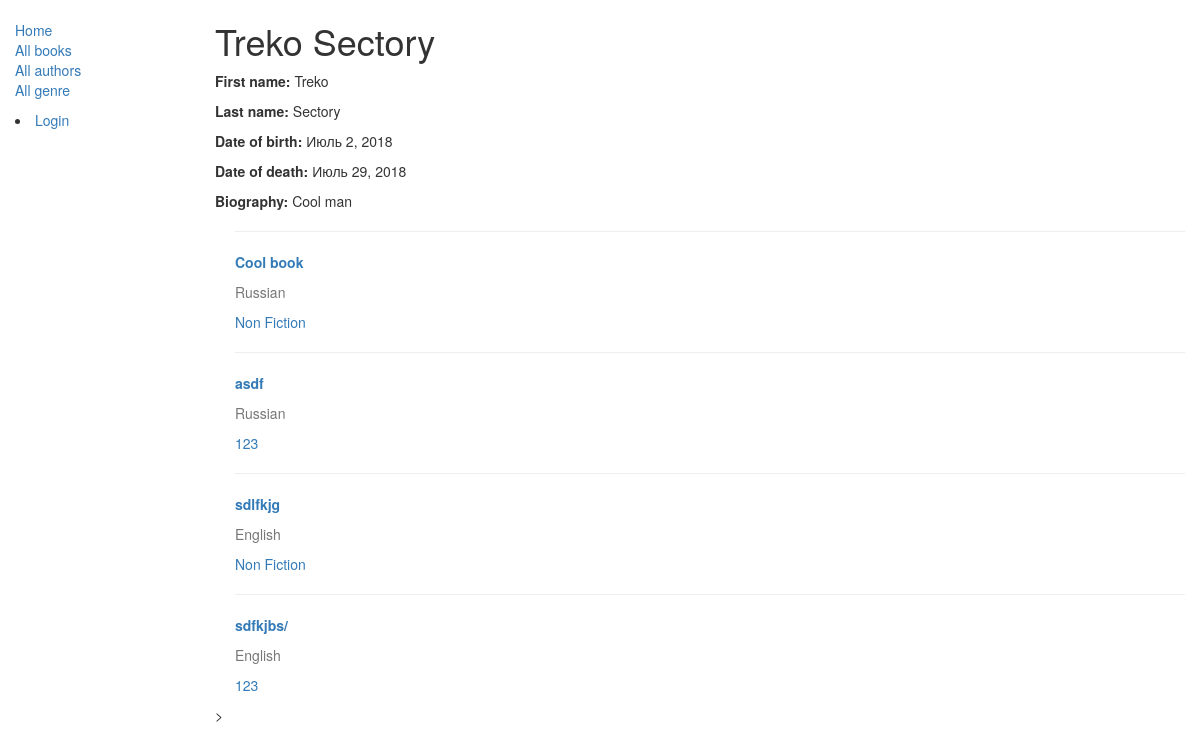
Page /books_catalog/author/1/ on the committed database.
### books_catalog/models.py (models this page shows, shortened)
class Author(models.Model):
    first_name = models.CharField(max_length=100)
    last_name = models.CharField(max_length=100)
    date_of_birth = models.DateField(null=True, blank=True)
    date_of_death = models.DateField('Died', null=True, blank=True)
    biography = models.TextField(help_text="Enter an author biography")
    gallery = models.ImageField
    class Meta:
        ordering = ['last_name']

class Book(models.Model):
    title = models.CharField(max_length=200)
    author = models.ForeignKey('Author', on_delete=models.SET_NULL, null=True)
    language = models.ForeignKey(Language, on_delete=models.SET_NULL, null=True)
    summary = models.TextField(max_length=1000, help_text="Enter a brief description of the book")
    genre = models.ManyToManyField(Genre, help_text="Select a genre for this book")
    history = models.TextField(help_text="Enter a genre story")
    def __str__(self):
        return self.title
    def display_genre(self):
        """
        Creates a string for the Genre. This is required to display genre in Admin.
        """
        return ', '.join([genre.name for genre in self.genre.all()[:3]])
    display_genre.short_description = 'Genre'

class Language(models.Model):
    language = models.CharField(max_length=20, help_text="Enter a language")
    def __str__(self):
        return self.language

class Genre(models.Model):
    name = models.CharField(max_length=200, help_text= "Enter a book genre(e.g.Science Fiction, French Poetry, etc)")
    history = models.TextField(help_text="Enter a genre story")
    def __str__(self):
        return self.name

### books_catalog/views.py (the view)
# urls.py: path('author/<int:pk>/', views.AuthorDetailView.as_view(), name='author-detail'),
class AuthorDetailView(generic.DetailView):
    model = Author

### books_catalog/templates/books_catalog/author_detail.html
{% extends "base_generic.html" %}
{% block content %}
  <h1>{{ author.first_name }} {{ author.last_name }}</h1>
  <p><strong>First name:</strong> {{author.first_name}}</p>
  <p><strong>Last name:</strong> {{author.last_name}}</p>
  <p><strong>Date of birth:</strong> {{author.date_of_birth}}</p>
  <p><strong>Date of death:</strong> {{author.date_of_death}}</p>
  <p><strong>Biography:</strong> {{author.biography}}</p>
    <div style="margin-left:20px;margin-top:20px">
    {% for book in author.book_set.all %}
    <hr>
    <p><strong><a href="{% url 'book-detail' book.pk %}">{{ book }}</a></strong></p>
    <p class="text-muted">{{book.language}}</p>
        <p>{% for genre in book.genre.all %} <a href="{% url 'genre-detail' genre.pk %}">{{ genre }}</a>{% if not forloop.last %}, {% endif %}{% endfor %}</p>
    {% endfor %}
    </div>>
{% endblock %}

### books_catalog/templates/base_generic.html (shortened to what this page needs)
<!DOCTYPE html>
<html lang="en">
<head>
  <link rel="stylesheet" href="https://maxcdn.bootstrapcdn.com/bootstrap/3.3.7/css/bootstrap.min.css">
  {% load static %}
  <link rel="stylesheet" href="{% static 'css/styles.css' %}">
</head>
<body>
  <div class="container-fluid">
    <div class="row">
        <div class="col-sm-2">
            {% block sidebar %}
            <ul class="sidebar-nav">
                <li><a href="{% url 'index' %}">Home</a></li>
                <li><a href="{% url 'books' %}">All books</a></li>
                <li><a href="{% url 'authors' %}">All authors</a></li>
                <li><a href="{% url 'genres' %}">All genre</a></li>
            </ul>
            {% if user.is_authenticated %}
            <li>User: {{ user.get_username }}</li>
            <li><a href="{% url 'logout'%}?next={{request.path}}">Logout</a></li>
            {% else %}
            <li><a href="{% url 'login'%}?next={{request.path}}">Login</a></li>
            {% endif %}
            </ul></div>
            {% endblock %}
      <div class="col-sm-10 ">
      {% block content %}{% endblock %}
      </div>
    </div>
  </div>
</body>
</html>

### books_catalog/static/css/styles.css (style rules this page uses)
.sidebar-nav { margin-top: 20px; padding: 0; list-style: none; }

### rows in the picture
Author: first_name "Treko", last_name "Sectory", date_of_birth "Июль 2, 2018", date_of_death "Июль 29, 2018", biography "Cool man"
Book: title "Cool book", language "Russian"
Genre: name "Non Fiction"
Book: title "asdf", language "Russian"
Genre: name "123"
Book: title "sdlfkjg", language "English"
Book: title "sdfkjbs/", language "English"
